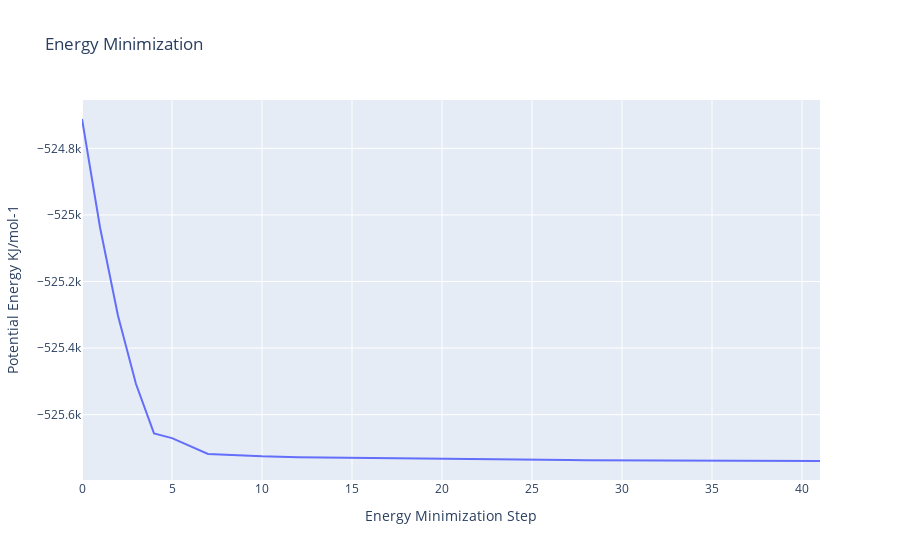

Source (notebook cell):
### Code cell
import plotly
import plotly.graph_objs as go

# Read data from file and filter energy values higher than 1000 Kj/mol^-1
with open(output_min_ene_xvg,'r') as energy_file:
    x,y = map(
        list,
        zip(*[
            (float(line.split()[0]),float(line.split()[1]))
            for line in energy_file 
            if not line.startswith(("#","@")) 
            if float(line.split()[1]) < 1000 
        ])
    )

plotly.offline.init_notebook_mode(connected=True)

fig = ({
    "data": [go.Scatter(x=x, y=y)],
    "layout": go.Layout(title="Energy Minimization",
                        xaxis=dict(title = "Energy Minimization Step"),
                        yaxis=dict(title = "Potential Energy KJ/mol-1")
                       )
})

plotly.offline.iplot(fig)

### Figure 1 — Plotly figure (JSON) as saved in the notebook; plotly's stock layout.template omitted (floating-point values rounded to 4 significant figures)
{"data": [{"type": "scatter", "x": [0, 1, 2, 3, 4, 5, 7, 10, 12, 13, 14, 16, 17, 19, 20, 21, 22, 24, 25, 27, 28, 30, 31, 33, 34, 35, 36, 38, 39, 40, 41], "y": [-524700.0, -525000.0, -525300.0, -525508, -525700.0, -525700.0, -525700.0, -525700.0, -525700.0, -525700.0, -525700.0, -525700.0, -525700.0, -525700.0, -525700.0, -525700.0, -525700.0, -525700.0, -525700.0, -525700.0, -525700.0, -525700.0, -525700.0, -525700.0, -525700.0, -525700.0, -525700.0, -525700.0, -525700.0, -525700.0, -525700.0]}], "layout": {"title": {"text": "Energy Minimization"}, "xaxis": {"title": {"text": "Energy Minimization Step"}}, "yaxis": {"title": {"text": "Potential Energy KJ/mol-1"}}}}
